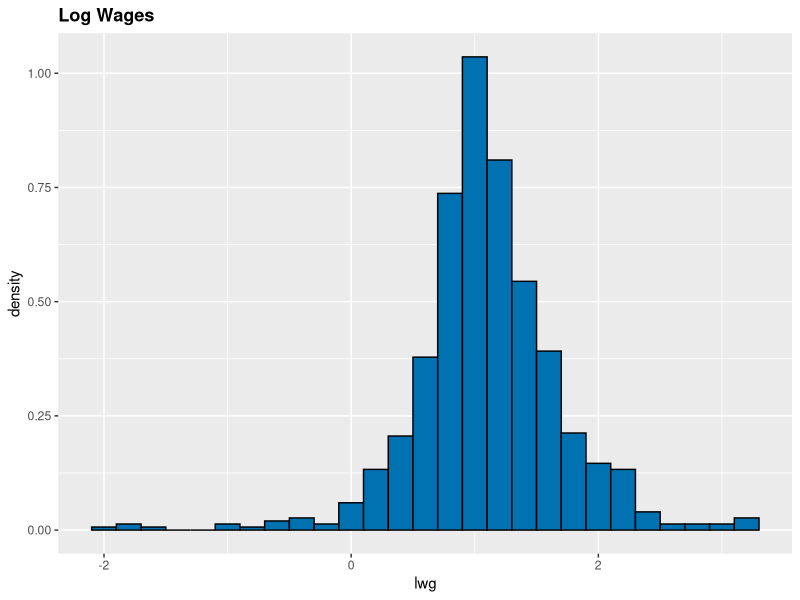
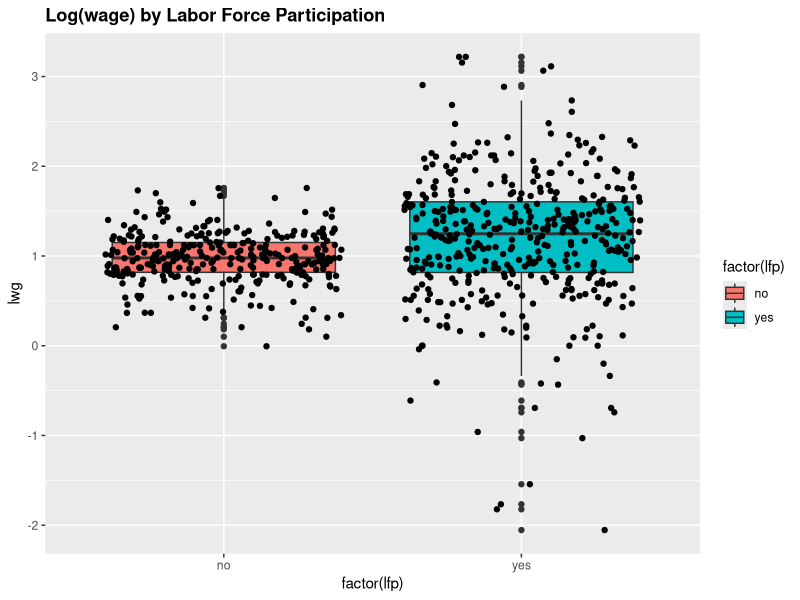
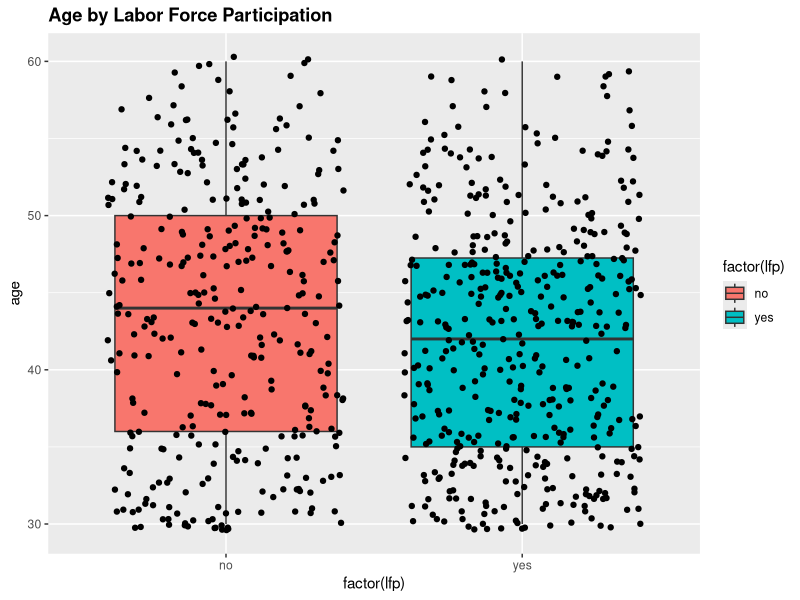
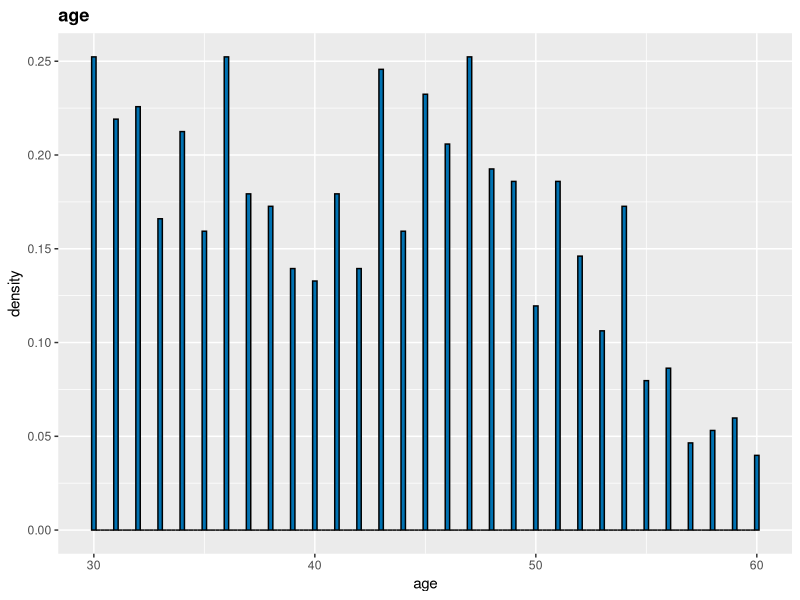
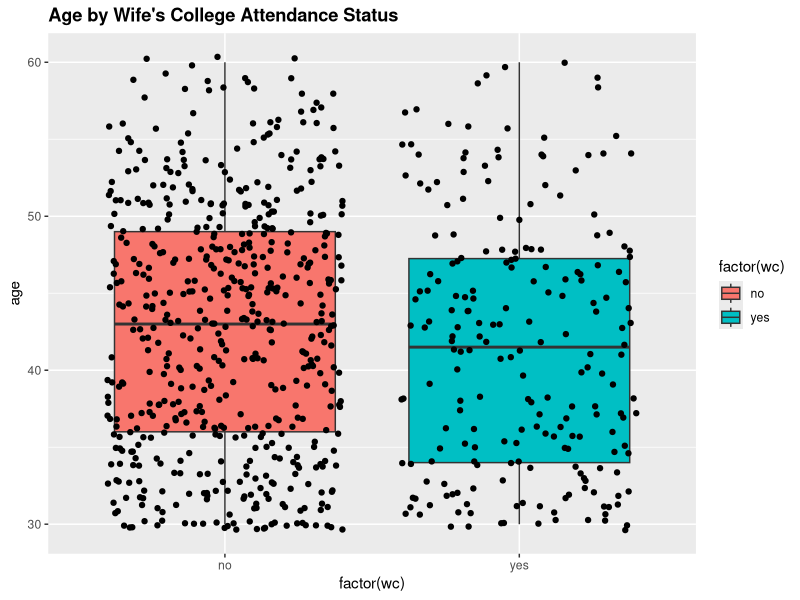
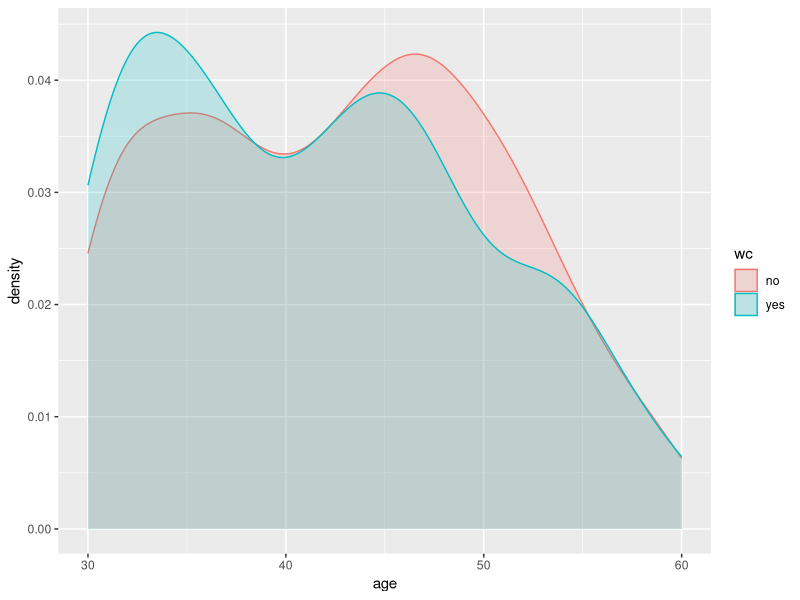
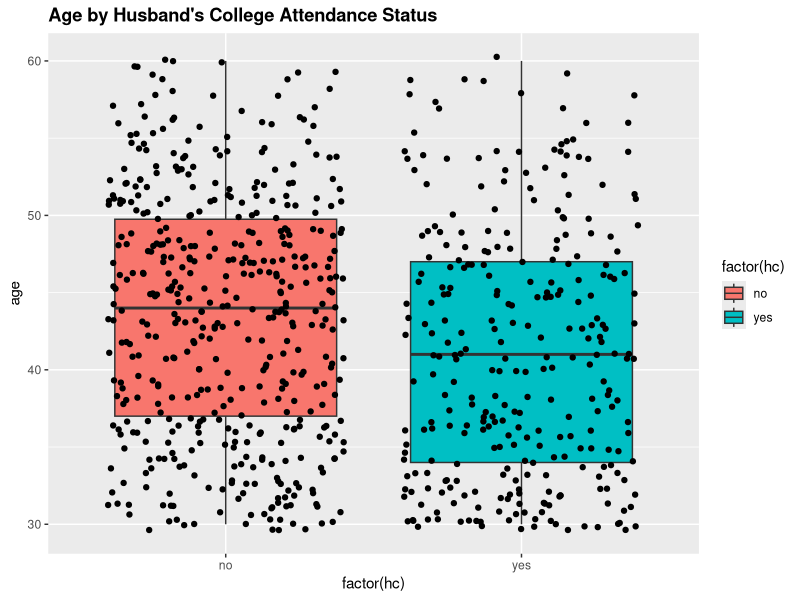
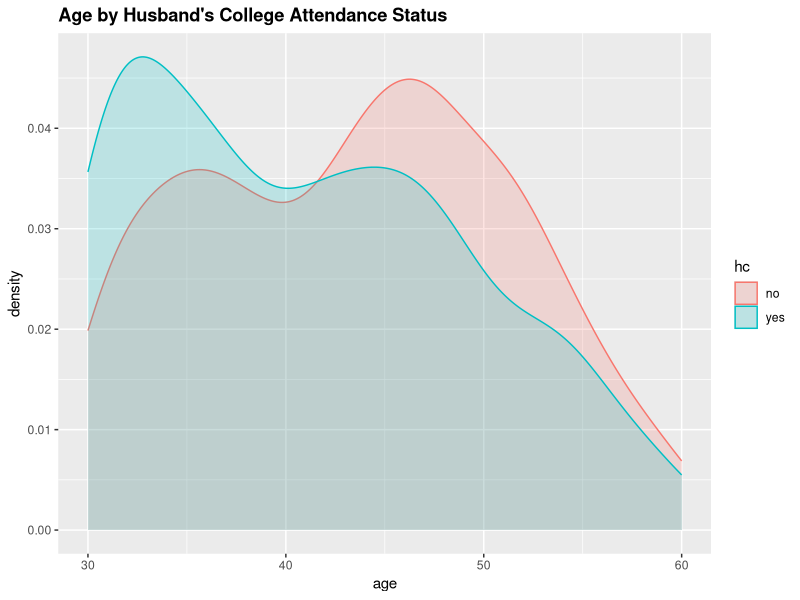

Source code (R) for these figures, in order:
## ---- chunk 1
library(knitr)
opts_chunk$set(tidy.opts=list(width.cutoff=60),tidy=TRUE)
## ---- chunk 2
# Import libraries
library(car)
library(dplyr)
library(Hmisc)

# Set working directory
# setwd("~/Documents/Teach/Cal/w271/course-main-dev/live-session-files/week02")
wd <- getwd()
wd

?Mroz
data(Mroz)
str(Mroz)

# Various ways to summarize the data, which with its pros and cons
summary(Mroz)
glimpse(Mroz) # glimpse can be use for any data.frame or table in R
#View(Mroz)
describe(Mroz)


head(Mroz, 5)
some(Mroz, 5)
tail(Mroz, 5)
## ---- chunk 3
library(dplyr)
library(ggplot2)

describe(exp(Mroz$lwg))
min(exp(Mroz$lwg))

# Distribution of log(wage)
ggplot(Mroz, aes(x = lwg)) +
  geom_histogram(aes(y = ..density..), binwidth = 0.2, fill="#0072B2", colour="black") +
  ggtitle("Log Wages") + 
  theme(plot.title = element_text(lineheight=1, face="bold"))

# log(wage) by lfp
ggplot(Mroz, aes(factor(lfp), lwg)) +
  geom_boxplot(aes(fill = factor(lfp))) + 
  geom_jitter() +
  ggtitle("Log(wage) by Labor Force Participation") + 
  theme(plot.title = element_text(lineheight=1, face="bold")) 

# age by lfp
ggplot(Mroz, aes(factor(lfp), age)) +
  geom_boxplot(aes(fill = factor(lfp))) + 
  geom_jitter() +
  ggtitle("Age by Labor Force Participation") + 
  theme(plot.title = element_text(lineheight=1, face="bold")) 

# Distribution of age
summary(Mroz$age)
ggplot(Mroz, aes(x = age)) +
  geom_histogram(aes(y = ..density..), binwidth = 0.2, fill="#0072B2", colour="black") +
  ggtitle("age") + 
  theme(plot.title = element_text(lineheight=1, face="bold"))

# Distribution of age by wc
# Were those who attended colleage tend to be younger?
ggplot(Mroz, aes(factor(wc), age)) +
  geom_boxplot(aes(fill = factor(wc))) + 
  geom_jitter() +
  ggtitle("Age by Wife's College Attendance Status") + 
  theme(plot.title = element_text(lineheight=1, face="bold")) 

ggplot(Mroz, aes(age, fill = wc, colour = wc)) +
  geom_density(alpha=0.2)

# Distribution of age by hc
# Were those whose husband attended colleage tend to be younger?
ggplot(Mroz, aes(factor(hc), age)) +
  geom_boxplot(aes(fill = factor(hc))) + 
  geom_jitter() +
  ggtitle("Age by Husband's College Attendance Status") + 
  theme(plot.title = element_text(lineheight=1, face="bold")) 

ggplot(Mroz, aes(age, fill = hc, colour = hc)) +
  geom_density(alpha=0.2) +
  ggtitle("Age by Husband's College Attendance Status") + 
  theme(plot.title = element_text(lineheight=1, face="bold")) 

# Distribution of age by number kids in different age group
ggplot(Mroz, aes(factor(k5), age)) +  
  geom_boxplot(aes(fill = factor(k5))) + 
  geom_jitter() +
  ggtitle("Age by Number of kids younger than 6") + 
  theme(plot.title = element_text(lineheight=1, face="bold")) 

ggplot(Mroz, aes(age, fill = factor(k5), colour = factor(k5))) +
  geom_density(alpha=0.2) +
  ggtitle("Age by Number of kids younger than 6") + 
  theme(plot.title = element_text(lineheight=1, face="bold")) 

ggplot(Mroz, aes(factor(k618), age)) +  
  geom_boxplot(aes(fill = factor(k618))) + 
  geom_jitter() +
  ggtitle("Age by Number of kids between 6 and 18") + 
  theme(plot.title = element_text(lineheight=1, face="bold")) 

ggplot(Mroz, aes(age, fill = factor(k618), colour = factor(k618))) +
  geom_density(alpha=0.2) +
  ggtitle("Age by Number of kids  between 6 and 18") + 
  theme(plot.title = element_text(lineheight=1, face="bold")) 

# It may be easier to visualize age by first binning the variable
table(Mroz$k5)
table(Mroz$k618)
table(Mroz$k5, Mroz$k618)
xtabs(~k5 + k618, data=Mroz)

table(Mroz$hc)
round(prop.table(table(Mroz$hc)),2)

table(Mroz$wc)
round(prop.table(table(Mroz$wc)),2)

xtabs(~hc+wc, data=Mroz)
round(prop.table(xtabs(~hc+wc, data=Mroz)),2)
## ---- chunk 4
mroz.glm <- glm(lfp ~ k5 + k618 + age + wc + hc + lwg + inc, 
               family = binomial, data = Mroz)
summary(mroz.glm)
round(exp(cbind(Estimate=coef(mroz.glm), confint(mroz.glm))),2)
vcov(mroz.glm)
## ---- chunk 5
summary(mroz.glm)
## ---- chunk 6
round(exp(cbind(coef(mroz.glm))),2)
## ---- chunk 7
#c = YOU NEED TO SPECIFY THE NUMBER HERE
c=-1
exp(c*coef(mroz.glm)['inc'])
## ---- chunk 8
#c = YOU NEED TO SPECIFY THE NUMBER HERE
c=-1
exp(c*coef(mroz.glm)['k5'])
## ---- chunk 9
# Likelihood Ratio Test
library(car)
Anova(mroz.glm, test="LR")
## ---- chunk 10
mroz.glm.h0 <- glm(lfp ~ k5 + k618 + age + wc + hc + lwg, 
               family = binomial, data = Mroz)
mroz.glm.h1 <- glm(lfp ~ k5 + k618 + age + wc + hc + lwg + inc, 
               family = binomial, data = Mroz)
anova(mroz.glm.h0,mroz.glm.h1)
## ---- chunk 11
#round(exp(cbind(Estimate=coef(mroz.glm), confint(mroz.glm))),2)
confint.default(object=mroz.glm, level=0.95)
exp(confint.default(object=mroz.glm, level=0.95))
## ---- chunk 12
#vcov(mroz.glm)
#summary(mroz.glm)
mroz.glm$coefficients[8] + qnorm(p = c(0.025, 0.975))*sqrt(vcov(mroz.glm)[8,8])
exp(mroz.glm$coefficients[8] + qnorm(p = c(0.025, 0.975))*sqrt(vcov(mroz.glm)[8,8]))
## ---- chunk 13
alpha = 0.5

wc = "yes"
hc = "yes"
predict.data <- data.frame(k5 = mean(Mroz$k5),
                           k618 = mean(Mroz$k618),
                           age = mean(Mroz$age),
                           wc = factor(wc), 
                           hc = factor(hc),
                           lwg = mean(Mroz$lwg),
                           inc = mean(Mroz$inc))
str(predict.data)

# Obtain the linear predictor
linear.pred = predict(object = mroz.glm, newdata = predict.data,
                      type = "link", se = TRUE)
linear.pred

# Then, compute pi.hat
pi.hat = exp(linear.pred$fit)/(1+exp(linear.pred$fit))
pi.hat

# Compute Wald Confidence Interval (in 2 steps)
# Step 1
CI.lin.pred = linear.pred$fit + qnorm(p = c(alpha/2, 1-alpha/2))*linear.pred$se
CI.lin.pred

# Step 2
CI.pi = exp(CI.lin.pred)/(1+exp(CI.lin.pred))
CI.pi

# Store all the components in a data frame
str(predict.data)
round(data.frame(pi.hat, lower=CI.pi[1], upper=CI.pi[1]),4)
## ---- chunk 14
round(exp(cbind(Estimate=coef(mroz.glm), confint(mroz.glm))),2)

summary(Mroz)
mroz.glm$coefficients
str(mroz.glm$coefficients)
coef <- mroz.glm$coefficients
coef[1]
min(Mroz$inc)

mroz.lm <- lm(as.numeric(lfp) ~ k5 + k618 + age + wc + hc + lwg + inc, data = Mroz)
summary(mroz.lm)

# Effect of income on LFP for a family with no kid, wife was 40 years old, both wife and husband attended college, and wife's estimated wage rate was 1.07

rm(x)
xx = c(1, 0, 0, 40, 1, 1, 1.07)
length(coef)
length(xx)
z = coef[1]*xx[1] + coef[2]*xx[2] + coef[3]*xx[3] + coef[3]*xx[3] + coef[4]*xx[4] + coef[5]*xx[5] + coef[6]*xx[6] + coef[7]*xx[7]
z
x <- Mroz$inc
coef[8]
curve(expr = exp(z + coef[8]*x)/(1+exp(z + coef[8]*x)), 
    xlim = c(min(Mroz$inc), max(Mroz$inc)), 
    ylim = c(0,1),
    col = "blue", 
    main = expression(pi == frac(e^{z + coef[inc]*inc}, 1+e^{z+coef[inc]*inc})), 
    xlab =  expression(inc), ylab = expression(pi))

# Reproduce the graph overlaying the same result from the linear model as a comparison
curve(expr = exp(z + coef[8]*x)/(1+exp(z + coef[8]*x)), 
    xlim = c(min(Mroz$inc), max(Mroz$inc)), 
    ylim = c(0,2),
    col = "blue", 
    main = expression(pi == frac(e^{z + coef[inc]*inc}, 1+e^{z+coef[inc]*inc})), 
    xlab =  expression(inc), ylab = expression(pi))

par(new=TRUE)

y2 <- mroz.lm$coefficients[8]*x
lm.coef <- mroz.lm$coefficients
lm.z <- lm.coef[1]*xx[1] + lm.coef[2]*xx[2] + lm.coef[3]*xx[3] + lm.coef[3]*xx[3] + lm.coef[4]*xx[4] + lm.coef[5]*xx[5] + lm.coef[6]*xx[6] + lm.coef[7]*xx[7]

lines(x, lm.z + mroz.lm$coefficients[8]*x,col="green")
